Frame 1 (no input): blank canvas, image omitted
Frame 60 (no input): blank canvas, image omitted
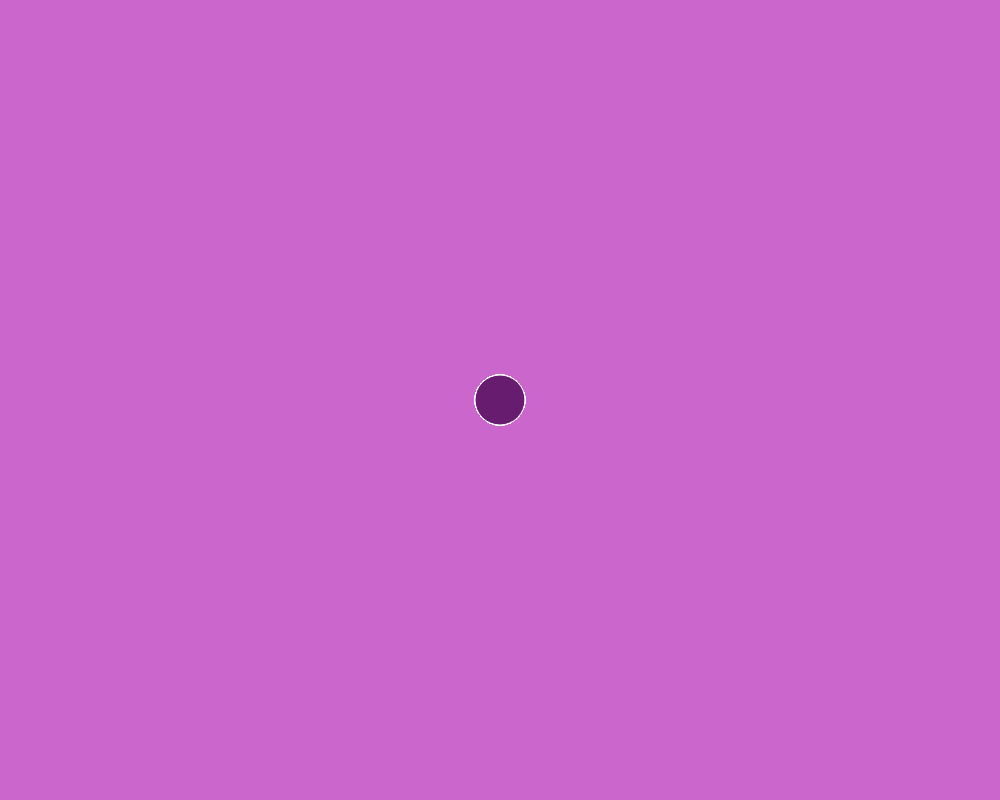
Frame 120 (the mouse pressed at the canvas centre since frame 60)

The p5.js sketch whose frames 1 and 60 were blank and that drew this single picture after the mouse press (run headless with seeded random() and noise() and a simulated clock; from frame 60 on, the mouse is pressed at the canvas centre):

// p5.js sketch
// ── sketch.js
function setup() {
  createCanvas(1000,800);
  background("rgb(203,102,204)");
}

function draw() {
  fill("rgb(104,28,112)");
  stroke("#EEE7F0,194)");
  if (mouseIsPressed)
  circle(mouseX,mouseY,50);
}
